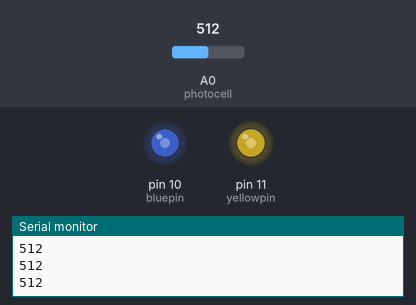
A sketch run on a simulated Arduino Uno, built with avr-gcc and run on an emulated ATmega328P. Shown: output pins drawn as LEDs (lit = HIGH), the last lines printed to the serial monitor. Inputs (shaded band) come from the test bench; at power-on: A0 (photocell) = 512.

Above: at 1.2 s.
1.3 s: A0 (photocell) set to 716
At 2.5 s:
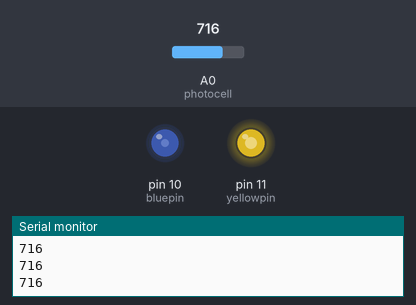
2.8 s: A0 (photocell) set to 900
At 4.0 s:
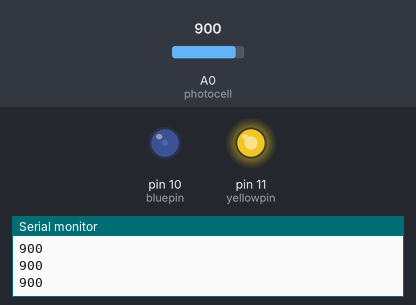
4.3 s: A0 (photocell) set to 1023
At 5.0 s:
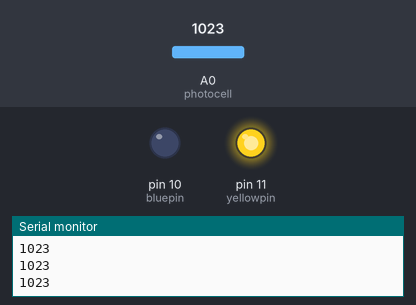
5.8 s: A0 (photocell) set to 306
At 6.3 s:
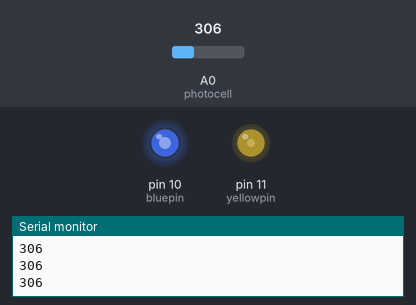
7.3 s: A0 (photocell) set to 122
At 8.5 s:
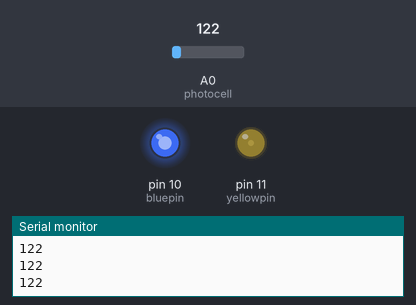
8.8 s: A0 (photocell) set to 511
At 9.6 s:
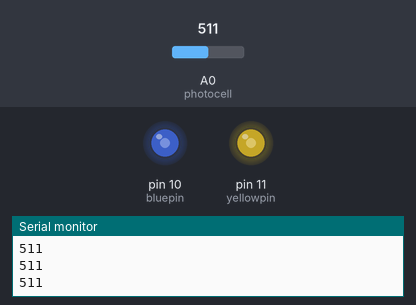
Timing chart, 0 to 11.3 s (numbered marks = the images above; inputs shaded):
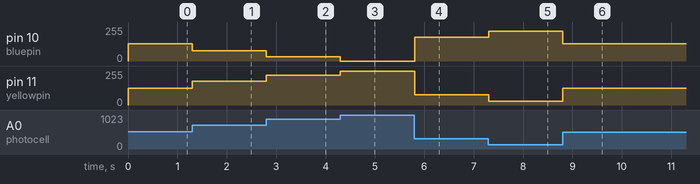

Measured:
- after the input at 1.3 s, pin 10 (bluepin): 128/255 → 77/255 at once; pin 11 (yellowpin): 127/255 → 178/255 at once
- after the input at 2.8 s, pin 10 (bluepin): 77/255 → 31/255 at once; pin 11 (yellowpin): 178/255 → 224/255 at once
- after the input at 4.3 s, pin 10 (bluepin): 31/255 → 0/255 at once; pin 11 (yellowpin): 224/255 → 255/255 at once
- after the input at 5.8 s, pin 10 (bluepin): 0/255 → 179/255 at once; pin 11 (yellowpin): 255/255 → 76/255 at once
- after the input at 7.3 s, pin 10 (bluepin): 179/255 → 225/255 at once; pin 11 (yellowpin): 76/255 → 30/255 at once
- after the input at 8.8 s, pin 10 (bluepin): 225/255 → 128/255 at once; pin 11 (yellowpin): 30/255 → 127/255 at once

The sketch:

physcomp_proj002.ino
```cpp
/*
  Moodflowers
  An Arduino project by Natalie Le Huenen

  References:

  Arduino mapping function:
  https://www.arduino.cc/reference/en/language/functions/math/map/
*/

//GLOBAL VARS
//input
int photocell = 0;  //analog in pin A0
//output
int bluepin = 10; //digital pin 10
int yellowpin = 11; //digital pin 11

//setting the initial brightness of LEDs to zero, this is modified based on the photocell's reading
int blue_brightness = 0;
int yellow_brightness = 0;

void setup() {
  //declaring the photocell pin as an input
  pinMode(photocell, INPUT);
  //declaring the blue and yellow LED pins as outputs
  pinMode(bluepin, OUTPUT);
  pinMode(yellowpin, OUTPUT);
  Serial.begin(9600);
  // to open the serial monitor, press the magnifying glass on the top right of the screen
}

void loop() {
  Serial.println(analogRead(photocell));  //print out the value that is read through the photoresistor
  //make the blue LED shine brighter the darker the environment is:
  analogWrite(bluepin, 255 - map(analogRead(photocell), 0, 1023, 0, 255));
  //make the yellow LED shine brighter the brighter the environment is
  analogWrite(yellowpin, map(analogRead(photocell), 0, 1023, 0, 255));
}
```
